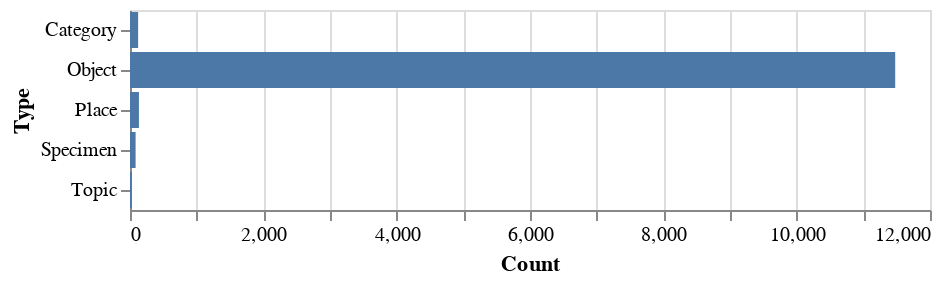

The code cell stored with this chart in its notebook:
### Markdown cell above
#### Display the results as a bar chart

### Code cell
alt.Chart(types_df).mark_bar().encode(
    y='Type:O',
    x='Count',
    tooltip=[alt.Tooltip('Type:O'), alt.Tooltip('Count')]
)

### Figure 1 — Vega-Lite specification as saved in the notebook (floating-point values rounded to 4 significant figures)
{"config": {"view": {"continuousWidth": 400, "continuousHeight": 300}}, "data": {"name": "data-d03f3792ed58defca87108130b2eac32"}, "mark": "bar", "encoding": {"tooltip": [{"type": "ordinal", "field": "Type"}, {"type": "quantitative", "field": "Count"}], "x": {"type": "quantitative", "field": "Count"}, "y": {"type": "ordinal", "field": "Type"}}, "$schema": "https://vega.github.io/schema/vega-lite/v4.0.2.json", "datasets": {"data-d03f3792ed58defca87108130b2eac32": [{"Type": "Specimen", "Count": 84}, {"Type": "Category", "Count": 122}, {"Type": "Object", "Count": 11478}, {"Type": "Topic", "Count": 27}, {"Type": "Place", "Count": 134}]}}
